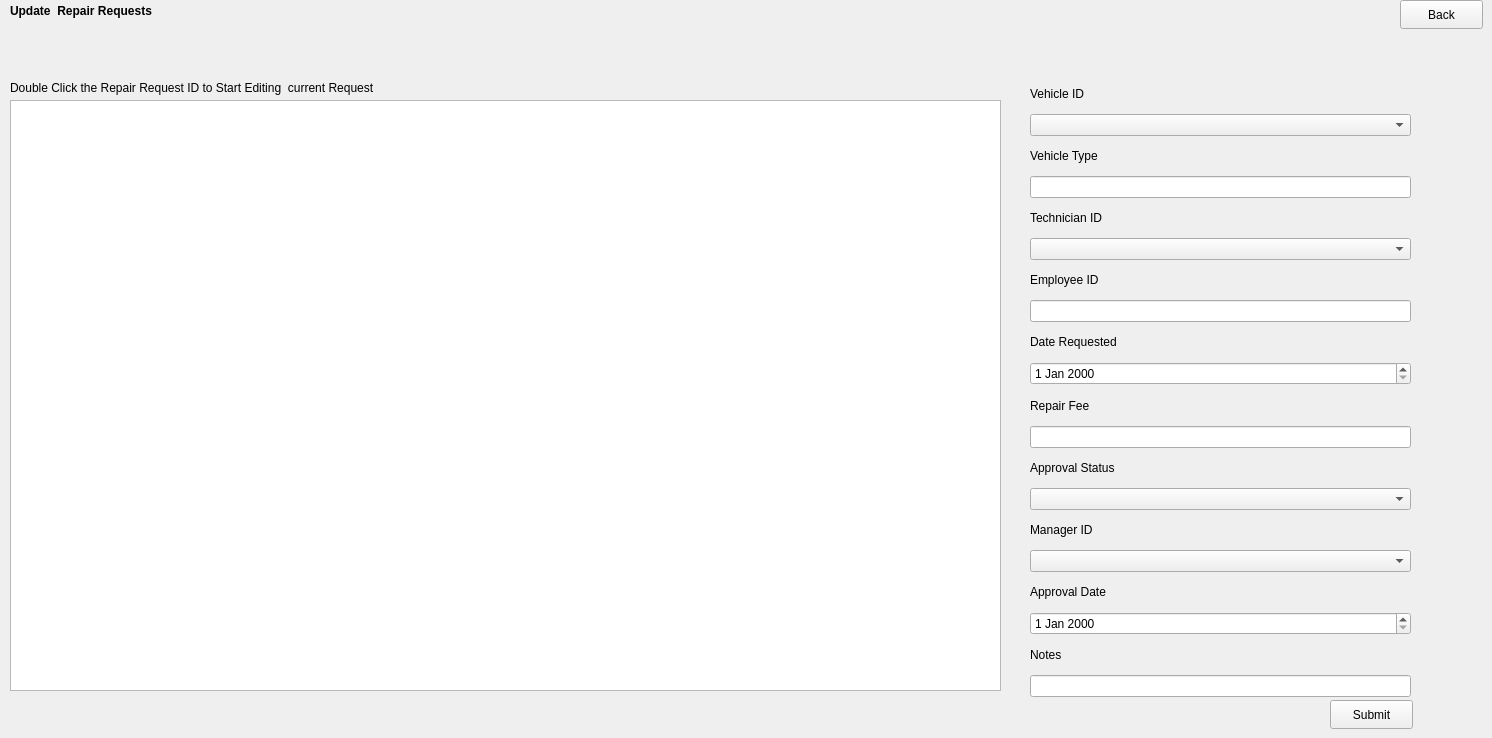
    <widget class="QWidget" name="page_6">
     <widget class="QLabel" name="label_6">
      <property name="geometry">
       <rect>
        <x>10</x>
        <y>0</y>
        <width>171</width>
        <height>21</height>
       </rect>
      </property>
      <property name="font">
       <font>
        <bold>true</bold>
       </font>
      </property>
      <property name="text">
       <string>Update  Repair Requests</string>
      </property>
     </widget>
     <widget class="QPushButton" name="UpdateRepair_Back">
      <property name="geometry">
       <rect>
        <x>1400</x>
        <y>0</y>
        <width>83</width>
        <height>29</height>
       </rect>
      </property>
      <property name="text">
       <string>Back</string>
      </property>
     </widget>
     <widget class="QWidget" name="verticalLayoutWidget_5">
      <property name="geometry">
       <rect>
        <x>1030</x>
        <y>80</y>
        <width>381</width>
        <height>617</height>
       </rect>
      </property>
      <layout class="QVBoxLayout" name="verticalLayout_8">
       <item>
        <widget class="QLabel" name="label_34">
         <property name="text">
          <string>Vehicle ID</string>
         </property>
        </widget>
       </item>
       <item>
        <widget class="QComboBox" name="UpdateRepairRequest_VehicleID_ComboBox"/>
       </item>
       <item>
        <widget class="QLabel" name="label_35">
         <property name="text">
          <string>Vehicle Type</string>
         </property>
        </widget>
       </item>
       <item>
        <widget class="QLineEdit" name="UpdateRepairRequest_VehicleType"/>
       </item>
       <item>
        <widget class="QLabel" name="label_36">
         <property name="text">
          <string>Technician ID</string>
         </property>
        </widget>
       </item>
       <item>
        <widget class="QComboBox" name="UpdateRepairRequest_TechnicianID_ComboBox"/>
       </item>
       <item>
        <widget class="QLabel" name="label_37">
         <property name="text">
          <string>Employee ID</string>
         </property>
        </widget>
       </item>
       <item>
        <widget class="QLineEdit" name="UpdateRepairRequest_EmployeeID"/>
       </item>
       <item>
        <widget class="QLabel" name="label_38">
         <property name="text">
          <string>Date Requested</string>
         </property>
        </widget>
       </item>
       <item>
        <widget class="QDateEdit" name="UpdateRepairRequest_DateRequested"/>
       </item>
       <item>
        <widget class="QLabel" name="label_39">
         <property name="text">
          <string>Repair Fee</string>
         </property>
        </widget>
       </item>
       <item>
        <widget class="QLineEdit" name="UpdateRepairRequest_RepairFee"/>
       </item>
       <item>
        <widget class="QLabel" name="label_40">
         <property name="text">
          <string>Approval Status</string>
         </property>
        </widget>
       </item>
       <item>
        <widget class="QComboBox" name="UpdateRepairRequest_ApprovalStatus"/>
       </item>
       <item>
        <widget class="QLabel" name="label_41">
         <property name="text">
          <string>Manager ID</string>
         </property>
        </widget>
       </item>
       <item>
        <widget class="QComboBox" name="UpdateRepairRequest_ManagerID"/>
       </item>
       <item>
        <widget class="QLabel" name="label_42">
         <property name="text">
          <string>Approval Date</string>
         </property>
        </widget>
       </item>
       <item>
        <widget class="QDateEdit" name="UpdateRepairRequest_ApprovalDate"/>
       </item>
       <item>
        <widget class="QLabel" name="label_43">
         <property name="text">
          <string>Notes</string>
         </property>
        </widget>
       </item>
       <item>
        <widget class="QLineEdit" name="UpdateRepairRequest_Notes"/>
       </item>
      </layout>
     </widget>
     <widget class="QPushButton" name="UpdateRepairRequest_Submit">
      <property name="geometry">
       <rect>
        <x>1330</x>
        <y>700</y>
        <width>83</width>
        <height>29</height>
       </rect>
      </property>
      <property name="text">
       <string>Submit</string>
      </property>
     </widget>
     <widget class="QTableView" name="UpdateRepairRequest_TableView">
      <property name="geometry">
       <rect>
        <x>10</x>
        <y>100</y>
        <width>991</width>
        <height>591</height>
       </rect>
      </property>
     </widget>
     <widget class="QLabel" name="label_44">
      <property name="geometry">
       <rect>
        <x>10</x>
        <y>80</y>
        <width>491</width>
        <height>16</height>
       </rect>
      </property>
      <property name="text">
       <string>Double Click the Repair Request ID to Start Editing  current Request</string>
      </property>
     </widget>
    </widget>
